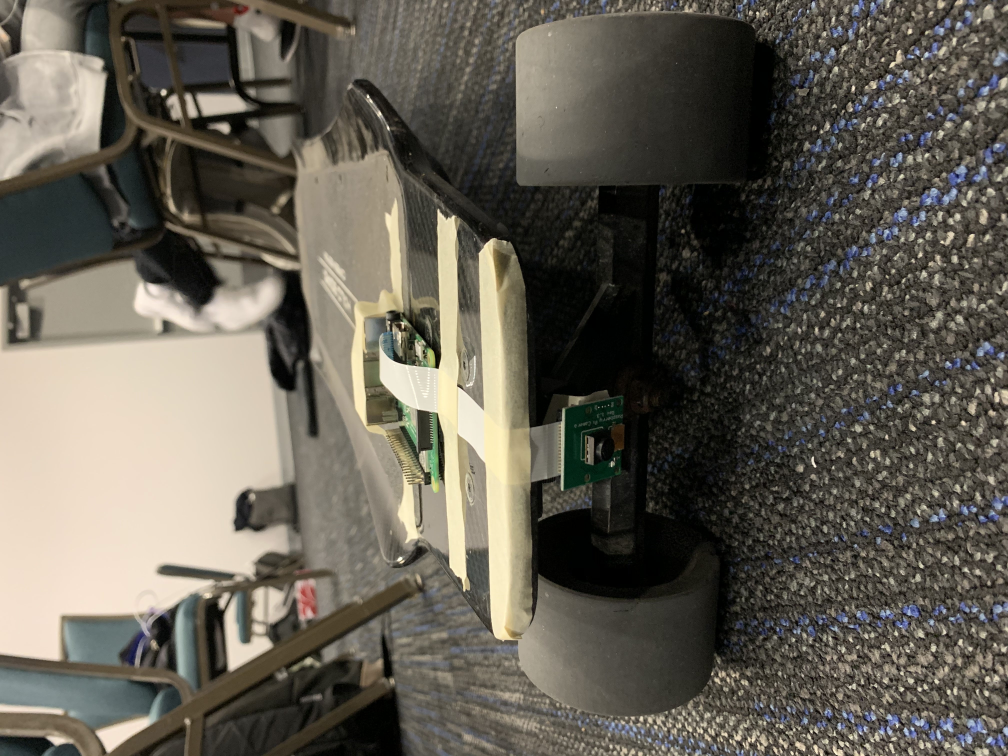
#> input picture photos/board3.jpg, 4032 x 3024 px, given in place of test.jpg, which was not available (shown at 1/4 size)
$ python test.py
#> lines starting #> are read from the running program, lines starting #| are printed output that depends on the picture; after the words box and inside, x2 and y2 are one past the last pixel; in counts of white or black regions, pixels touching at a corner belong together; pictures that were not available may be replaced by others from this repository, and a replacement may not be noted
from __future__ import print_function
import cv2 as cv
import numpy as np
import argparse
import random as rng

rng.seed(12345)

rockList = [] # PUT ALL BIG ROCKS IN HERE

def thresh_callback(val):
    threshold = val

    canny_output = cv.Canny(src_gray, threshold, threshold * 2)


    contours, _ = cv.findContours(canny_output, cv.RETR_TREE, cv.CHAIN_APPROX_SIMPLE)


    contours_poly = [None]*len(contours)
    boundRect = [None]*len(contours)
    centers = [None]*len(contours)
    radius = [None]*len(contours)
    for i, c in enumerate(contours):
        contours_poly[i] = cv.approxPolyDP(c, 3, True)
        boundRect[i] = cv.boundingRect(contours_poly[i])
        centers[i], radius[i] = cv.minEnclosingCircle(contours_poly[i])


    drawing = np.zeros((canny_output.shape[0], canny_output.shape[1], 3), dtype=np.uint8)


    for i in range(len(contours)):
        # SET RADIUS SIZE TO BE SELECTED
        if radius[i] > 20:
            color = (rng.randint(0,256), rng.randint(0,256), rng.randint(0,256))
            cv.drawContours(drawing, contours_poly, i, color)
            cv.rectangle(drawing, (int(boundRect[i][0]), int(boundRect[i][1])), \
              (int(boundRect[i][0]+boundRect[i][2]), int(boundRect[i][1]+boundRect[i][3])), color, 2)
            #cv.circle(drawing, (int(centers[i][0]), int(centers[i][1])), int(radius[i]), color, 2)

            if radius[i] > 1:
                rockList.append(radius[i])


    cv.imshow('Contours', drawing)


img = cv.imread('/Users/user/Documents/test.jpg', cv.IMREAD_UNCHANGED)
#> img is the input picture: shape (3024, 4032, 3); mean B, G, R 84.2, 94.6, 99.2
resized = cv.resize(img, (800,  800))
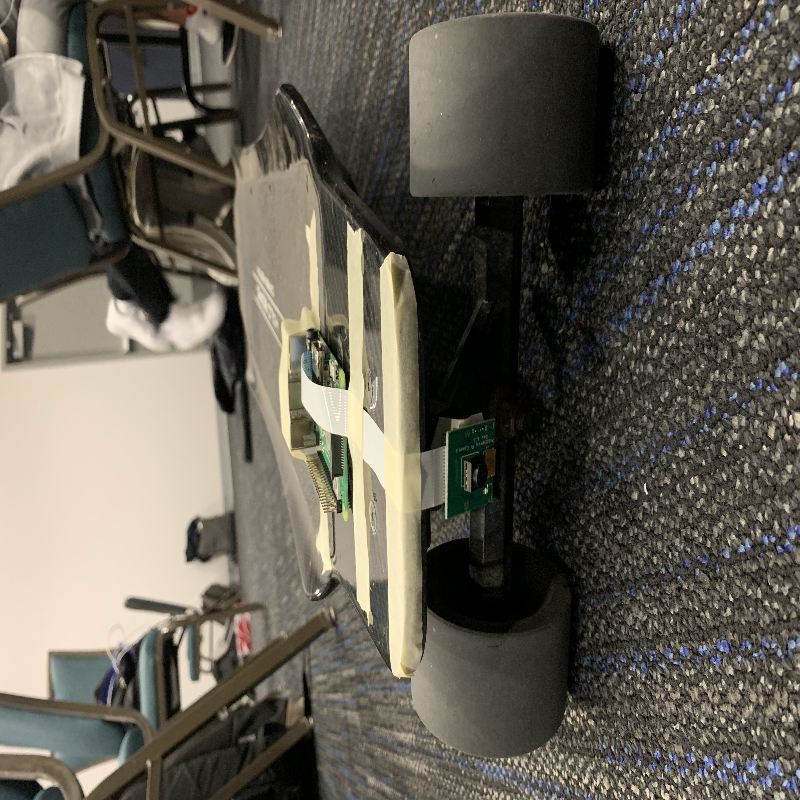
#> resized: shape (800, 800, 3); mean B, G, R 84.1, 94.5, 99.1

parser = argparse.ArgumentParser(description='Code for Creating Bounding boxes and circles for contours tutorial.')
#parser.add_argument('--input', help='Path to input image.', default='/Users/user/Documents/bottle1.jpg')
parser.add_argument('--input', help='Path to input image.', default=resized)


'''
args = parser.parse_args()
src = cv.imread(cv.samples.findFile(args.input))
if src is None:
    print('Could not open or find the image:', args.input)
    exit(0)
'''

src = resized
# Convert image to gray and blur it
src_gray = cv.cvtColor(src, cv.COLOR_BGR2GRAY)
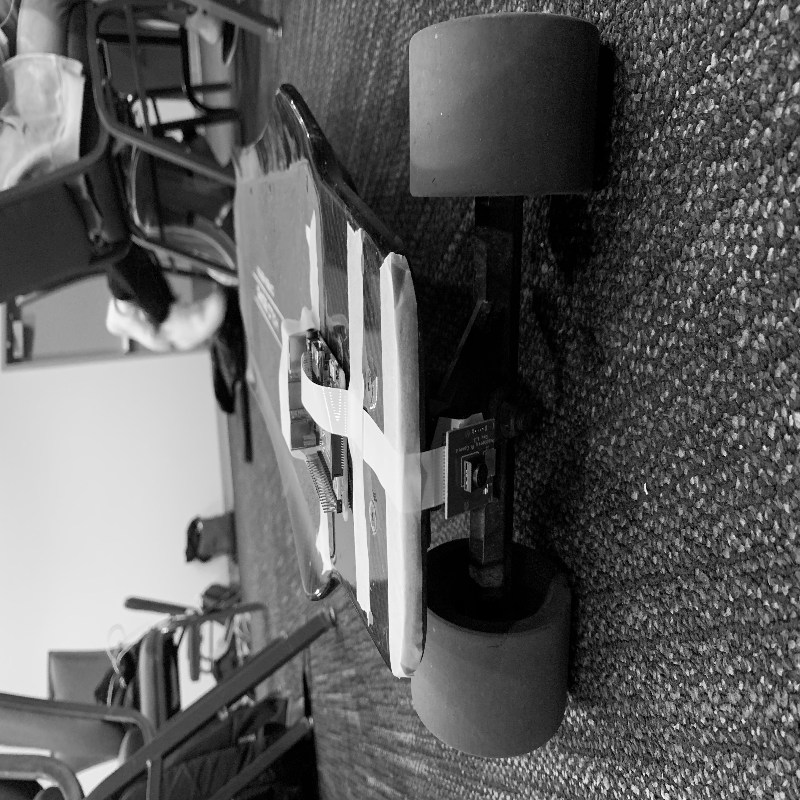
#> src_gray: shape (800, 800); min 0, max 253, mean 94.7
src_gray = cv.blur(src_gray, (3,3))
source_window = 'Source'
cv.namedWindow(source_window)
cv.imshow(source_window, src)
max_thresh = 255
thresh = 100 # initial threshold
cv.createTrackbar('Canny thresh:', source_window, thresh, max_thresh, thresh_callback)
thresh_callback(thresh)
#> in thresh_callback, `canny_output = cv.Canny(src_gray, threshold, threshold * 2)`:
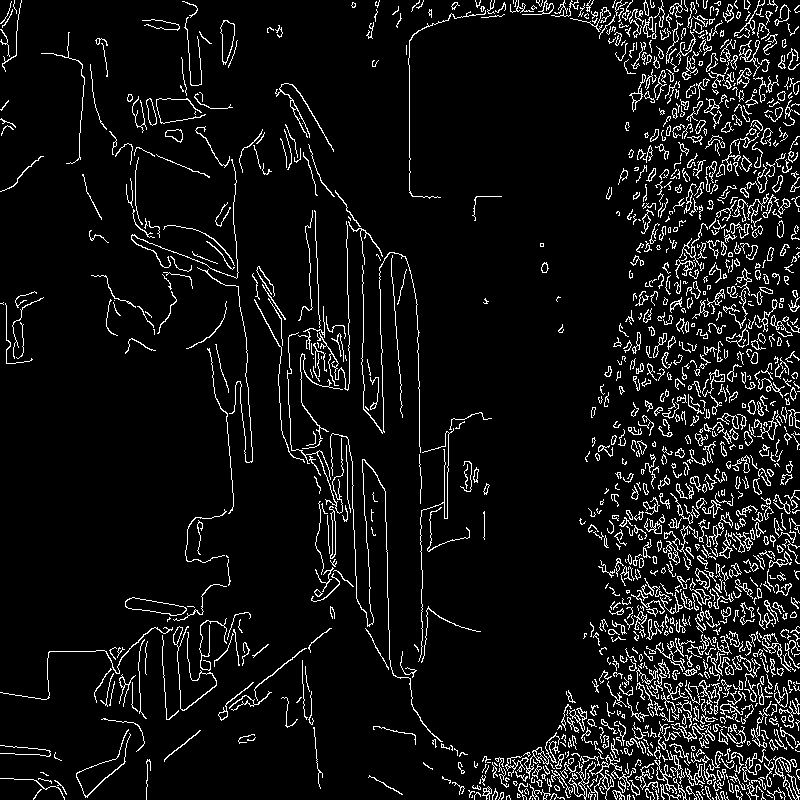
#> canny_output: shape (800, 800); 7.5% white in thin lines or dots
#> in thresh_callback, `contours, _ = cv.findContours(canny_output, cv.RETR_TREE, cv.CHAIN_APP..`: contours = 1741 contours, 1292 with area under 20; largest, box (x1, y1, x2, y2) and area: (125, 597, 187, 616) 598, (125, 597, 187, 616) 586, (220, 20, 235, 65) 400, (220, 20, 235, 63) 386, (505, 732, 560, 779) 228
#> in thresh_callback, `contours_poly = [None]*len(contours)`: contours_poly = 1741 items
#> the loop in thresh_callback, `for i, c in enumerate(contours):` made 1741 passes
#> c on passes 1 to 3: [[532, 798], [532, 799]], [[712, 797], [712, 798], [713, 799], [713, 798]], [[689, 797], [689, 799]]
#> after the loop in thresh_callback, `for i, c in enumerate(contours):`: boundRect = 1741 items, first 6: (532, 798, 1, 1), (712, 797, 1, 1), (689, 797, 1, 1), (727, 796, 2, 4), (650, 796, 1, 1), (632, 795, 3, 5); centers = 1741 pairs, first value 1.5 to 799, second value 0 to 798.5; contours_poly = 1741 contours, 1362 with area under 20; largest, box (x1, y1, x2, y2) and area: (125, 597, 187, 616) 608, (125, 597, 187, 616) 538, (220, 20, 235, 65) 362, (220, 20, 235, 63) 342, (507, 732, 559, 779) 323; radius = 1741 values, max 163.5 at index 918, min 0.0001 at index 0, mean 7.24
#> the loop in thresh_callback, `for i in range(len(contours)):` made 1741 passes
#> color on passes 77, 141, 171, 203, 235, 248, 252, 259, 264, 272, 286, 345: (213, 5, 152), (188, 99, 138), (223, 82, 191), (63, 221, 133), (89, 95, 181), (46, 211, 85), (75, 105, 39), (97, 174, 164), (12, 234, 173), (13, 212, 1), (3, 83, 91), (146, 50, 212)
#> after the loop in thresh_callback, `for i in range(len(contours)):`:
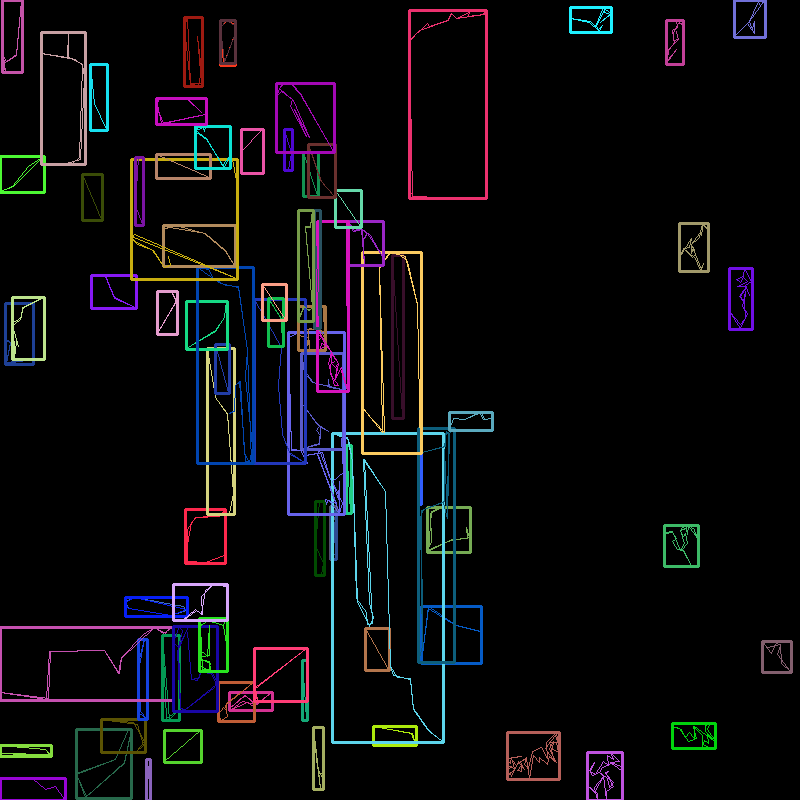
#> drawing: shape (800, 800, 3); mean of channels 0, 1, 2 12.5, 10.4, 10.9; drawn as B, G, R
#> after the loop in thresh_callback, `for i in range(len(contours)):`: rockList = 83 values, max 163.5 at index 34, min 20.06 at index 1, mean 39.45
cv.waitKey()
